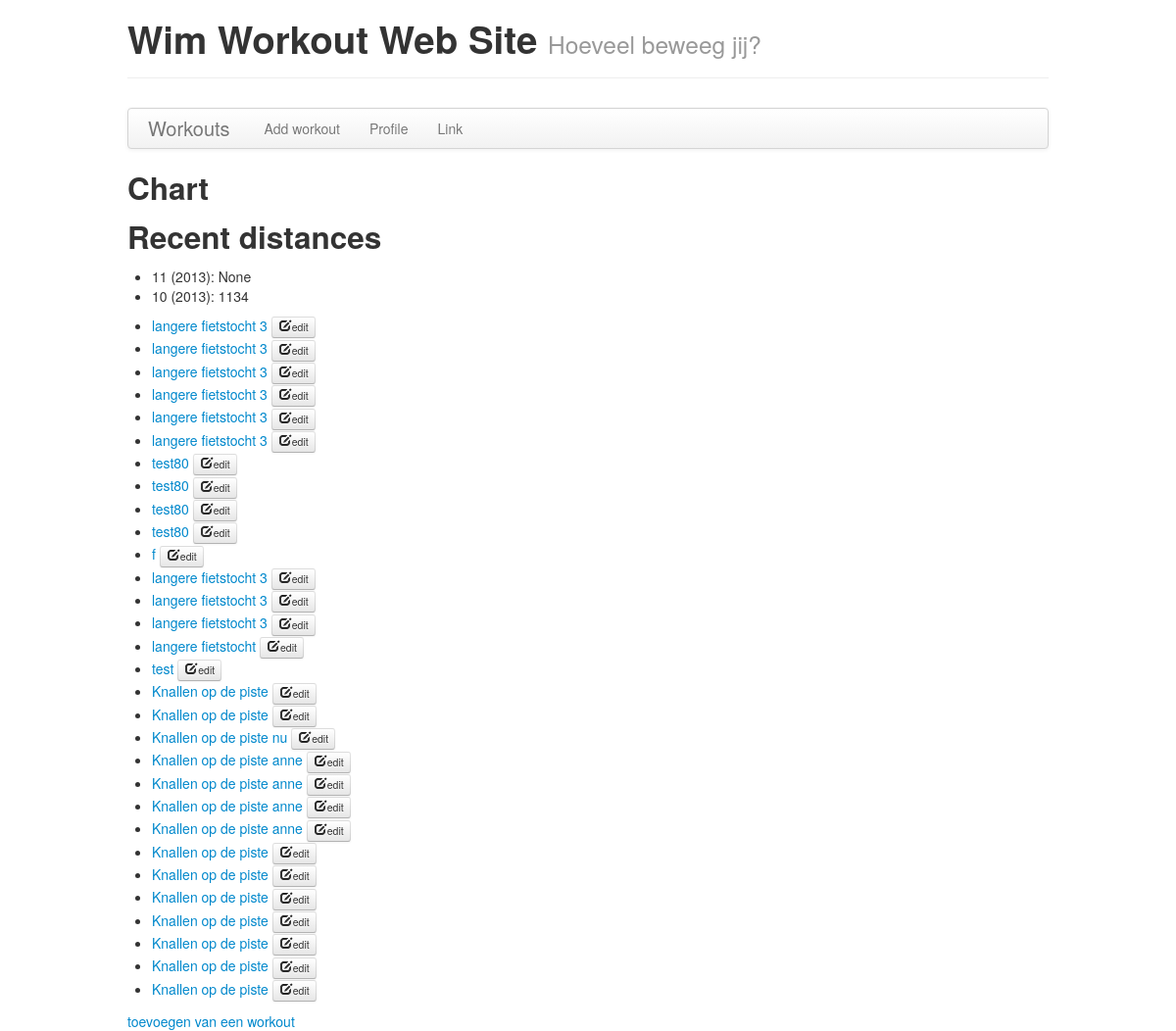
The page /workouts/ on the database as committed earlier.
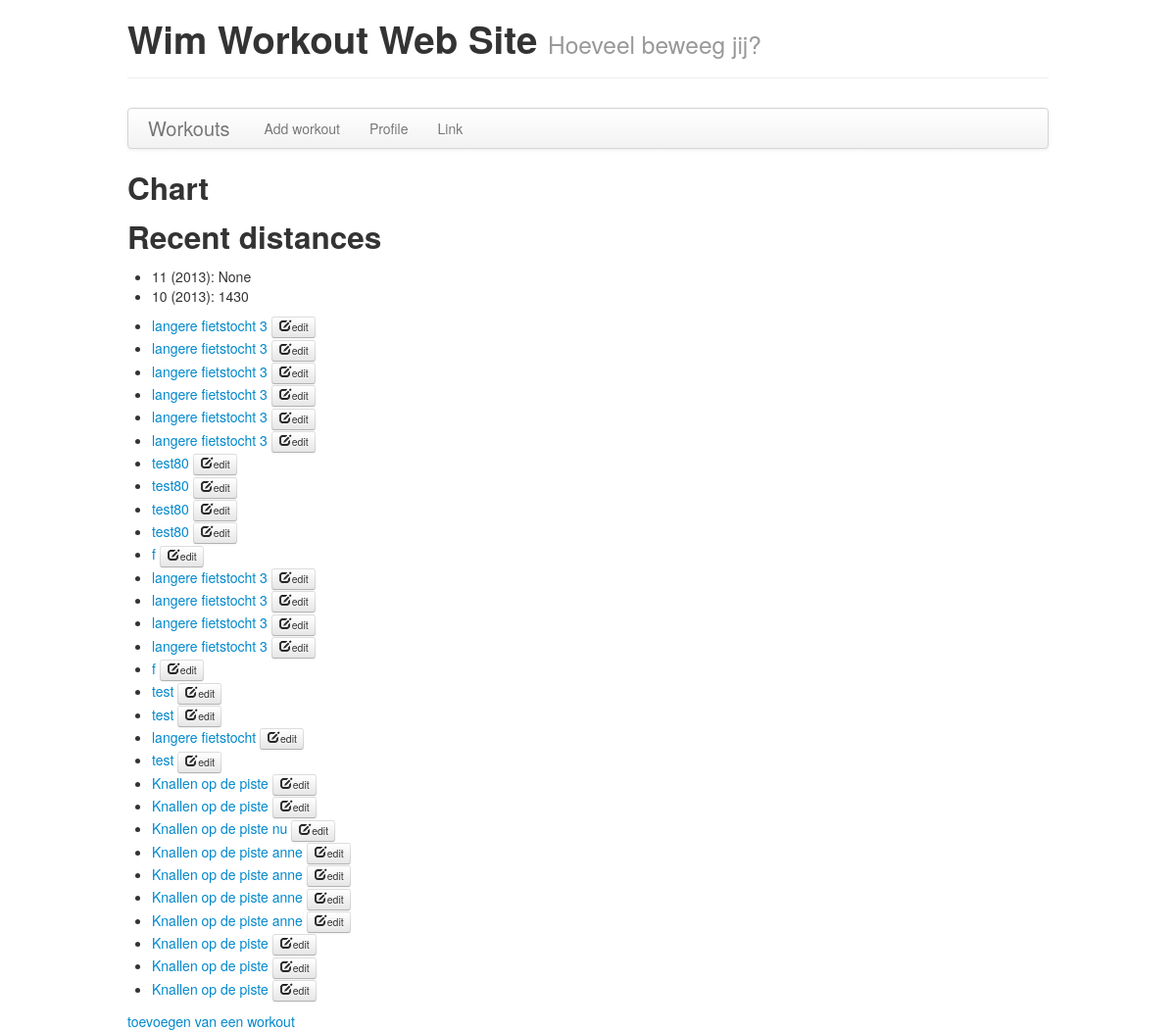
The same page on the database as committed later.
### workouts/models.py (models this page shows, shortened)
class Workout(models.Model):
    type = models.ForeignKey(WorkoutType)
    date = models.DateTimeField('Date')
    duration = models.TimeField(("Duration"), blank=True)
    distance = models.IntegerField()
    description = models.CharField(max_length=200)
    admin_order_field = 'date'

### workouts/views.py (the view)
def index(request):
    workoutdata = \
        PivotDataPool(
           series=
            [{  'options':
                {
                    'source': Workout.objects.all(),
                    'categories': ['type__name'],
                },
                'terms':
                {
                    'total_distance' : Sum('distance')
                }
            }
            ])
    cht = PivotChart(
            datasource = workoutdata,
            series_options =
              [{'options':{
                  'type': 'column',
                  'stacking': False},
                'terms': ['total_distance']
                  }],
            chart_options =
              {'title': {
                   'text': 'Hoeveel afstand per type'},
               'xAxis': {
                    'title': {
                       'text': 'Type'}}})
    latest_workout_list = Workout.objects.all().order_by('-date')[:30]
    wmanager = WorkoutsManager()
    months = wmanager.get_total_distances_aggregated_by_month()
    context = {'latest_workout_list': latest_workout_list, 'months': months, 'workoutchart': cht}
    return render(request, 'workouts/index.html', context)

### workouts/models.py (called while the page is built)
    def get_total_distances_aggregated_by_month(self):
        today = datetime.datetime.now()
	current_year = today.year
	current_month = today.month
	last_month = current_month - 1
	distance_curr_month = Workout.objects.filter(date__year=current_year).filter(date__month=current_month).aggregate(Sum('distance'))['distance__sum']
	distance_prev_month = Workout.objects.filter(date__year=current_year).filter(date__month=last_month).aggregate(Sum('distance'))['distance__sum']
        return [{'name': str(current_month) + ' ({0})'.format(current_year), 'total_distance': distance_curr_month}, {'name': str(last_month) + ' ({0})'.format(current_year), 'total_distance': distance_prev_month}]

### workouts/templates/workouts/index.html (shortened to what this page needs)
{% extends "workouts/base.html" %}
{% load staticfiles %}
{% block javascript %}
    {% load chartit %}
{% endblock %}
{% block content %}
<h2> Chart </h2>
<h2> Recent distances </h2>
<ul class="list-group">
  {% for month in months %}
    <li class="list-group-item">{{month.name}}: {{month.total_distance}}</li>
  {% endfor %}
</ul>
{% if latest_workout_list %}
    <ul class="list-group">
    {% for workout in latest_workout_list %}
        <li class="list-group-item"><a href="{% url 'workouts:detail' workout.id %}">{{ workout.description }}</a> <a class="btn btn-mini" role="button" href="{% url 'workouts:edit' workout.id %}"><i class="icon-edit"></i>edit</a></li>
    {% endfor %}
    </ul>
{% else %}
    <p>No workouts are available.</p>
{% endif %}
<a href="{% url 'workouts:add' %}">toevoegen van een workout</a>
{% endblock %}

Rows that differ between the two databases and show on the page:
no longer on this page (row unchanged): Workout: description "Knallen op de piste"
no longer on this page (row unchanged): Workout: description "Knallen op de piste"
no longer on this page (row unchanged): Workout: description "Knallen op de piste"
no longer on this page (row unchanged): Workout: description "Knallen op de piste"
added Workout: description "langere fietstocht 3"
added Workout: description "f"
added Workout: description "test"
added Workout: description "test"
Other text that changed with them:
new list line: "10 (2013) : 1430"
list line gone: "10 (2013) : 1134"
